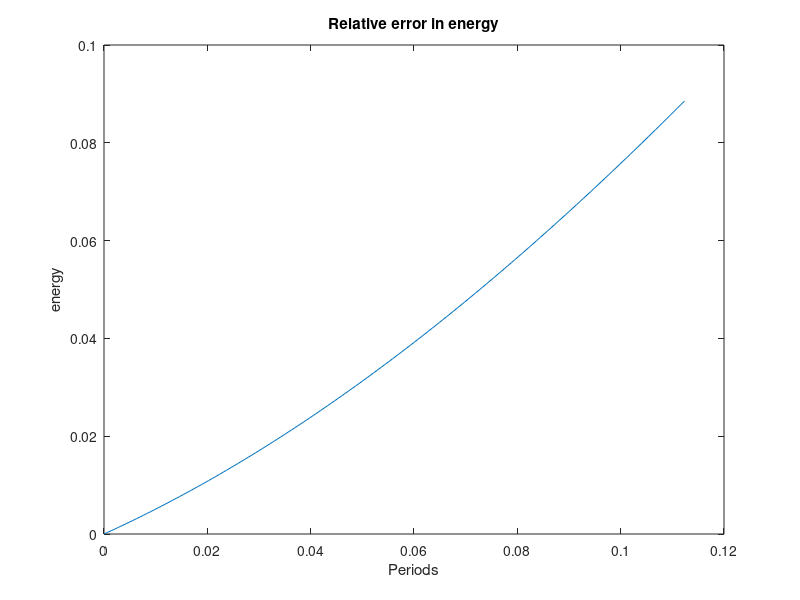

This chart was generated by the following MATLAB code:
clc 
clear all
close all
format long
%% mesh constants
a = 0;
Lx = 1;
Lz = 1;
Nx=4;
Nz=4;
k= Nx*Nz;
k4 = 4*k;
N = 2;
sigma = sqrt( 0.5* ( 8*pi^2 + 0.25* (N+1)^2 + sqrt((8*pi^2 + 0.25* (N+1)^2)^2-16*pi^2*N^2)))
period = 1/sigma;
 %dt= 1/16;
dt = period / (10*Nx^2);
t=0;
tend = period;
theta = 0.5;

steps = tend/dt;

energy= zeros(ceil(steps+1),0);
energy_sim = zeros(ceil(steps+1),0);
%% Random theta
% theta_ = rand(k, 1);
% theta = repmat( theta_, 4);

%% Storage for inital density and density gradient
r_000=zeros(Nz, Nx);

%% Storage for variables 
U= zeros(k4,0);
S = zeros(k4, k4 );
F = zeros(k4, k4 );

uu_initial = zeros(Nz, Nx);
uw_initial = zeros(Nz, Nx);
r_initial = zeros(Nz, Nx);
p_initial = zeros(Nz, Nx);
uu = zeros(Nz, Nx);
uw = zeros(Nz, Nx);
r = zeros(Nz, Nx);
p = zeros(Nz, Nx);
error_uu = zeros(Nz, Nx);
error_uw = zeros(Nz, Nx);
error_r = zeros(Nz, Nx);
error_p = zeros(Nz, Nx);
% mesh information
x_nodes = linspace(a,Lx,Nx+1);
z_nodes = linspace(a,Lz,Nz+1);

dx = x_nodes(2) - x_nodes(1);
dz = z_nodes(2) - z_nodes(1);
dv= dx*dz;

x_centres = a+dx/2 : dx : Lx;
z_centres = a+dz/2 : dz : Lz;

[X,Z] = meshgrid(x_centres, z_centres);



%% Background density 
r_000 = exp(-3.*Z);

% matlab matrix (columns, rows)
%% Exact Solution 
    for i= 1: Nz
        for j = 1:Nx
uu_initial(i,j) = exp(-0.5*(N + 1)*Z(i,j))*(2*pi/(4*pi^2 - sigma^2))*( -2*pi*cos(2*pi*Z(i,j)) - (N-1)*0.5*sin(2*pi*Z(i,j)))*sin(2*pi*X(i,j))*sin(sigma*t+0.1);
uw_initial(i,j) = exp(-0.5*(N + 1)*Z(i,j))*sin(2*pi*Z(i,j))*cos(2*pi*X(i,j))*sin(sigma*t+0.1);
r_initial(i,j) = exp(-0.5*(N + 1)*Z(i,j))*(sigma/(4*pi^2-sigma^2))*((0.5*(N+1)-4*pi^2*N/sigma^2)*sin(2*pi*Z(i,j))-2*pi*cos(2*pi*Z(i,j)))*cos(2*pi*X(i,j))*cos(sigma*t+0.1);
p_initial(i,j) = exp(-0.5*(N + 1)*Z(i,j))*(sigma/(4*pi^2-sigma^2))*(-0.5*(N-1)*sin(2*pi*Z(i,j))-2*pi*cos(2*pi*Z(i,j)))*cos(2*pi*X(i,j))*cos(sigma*t+0.1);

    end
end
    for i= 1: Nz
        for j = 1:Nx
H(i,j) = dv*(0.5./r_000(i,j))*(uu_initial(i,j)^2+uw_initial(i,j)^2) + dv*(0.5./(r_000 (i,j)* N)).*(r_initial(i,j) - p_initial(i,j))^2 + dv*0.5.* p_initial(i,j)^2/r_000(i,j);
    end
end
energy(1,1) = sum(sum(H));
H_0 = energy(1,1);
energy_sim(1,1)= energy(1,1);



%% Initial Condition
% Reshape initial condition into column vector
u_ = reshape(uu_initial', [k, 1]);
w_ = reshape(uw_initial', [k, 1]);
r_ = reshape(r_initial', [k, 1]);
p_ = reshape(p_initial', [k, 1]);
U = vertcat(u_,w_,r_,p_);


%% Make Source matrix
% W source loop
count_source_w = 2*k;
% Density source
for j = k+1:2*k
count_source_w = count_source_w+1;
S(j,count_source_w) = (-2/N);
end
% Pressure source
for j = k+1:2*k
count_source_w = count_source_w+1;
S(j,count_source_w) = (2/N+2);

end

% P source loop
% Vertical velocity source
count_source_p = k;
for j = 3*k+1:4*k
count_source_p = count_source_p +1;
S(j,count_source_p) = (-2);

end

%% Make flux matrix
% Flux for u
count_col=3*k;
count_row=0;
for i = 1:Nz
   for j= 1:Nx
        count_col = count_col+1;
        count_row = count_row+1;
      
           if (i== 1 ) && (   j==1)
           % bottom left
                F(count_row, count_col) = ( (theta))/dx ;
                F(count_row, count_col+1) = (1-theta)/dx ;                
           % bottom right
           elseif (i== 1 ) &&  (j==Nx)
               F(count_row, count_col-1) = (- theta  )/dx ;
               F(count_row, count_col) = ( - (1-theta))/dx ;   
           % bottom row
           elseif  (i== 1 ) && (   j~=1) && (j~=Nx)        
               F(count_row, count_col-1) = (- theta  )/dx ;
               F(count_row, count_col) = (theta - (1-theta))/dx ;
               F(count_row, count_col+1) = (1-theta)/dx ;   
           elseif (i== Nz ) && (j==1)
           % top left
                F(count_row, count_col) = (theta )/dx ;
                F(count_row, count_col+1) = (1-theta)/dx ;   
           % top right
           elseif (i== Nz ) && (j==Nx)
               F(count_row, count_col-1) = (- theta  )/dx ;
               F(count_row, count_col) = ( - (1-theta))/dx ;
              
           % top row
           elseif  (i== Nz ) && (   j~=1) && (j~=Nx)        
               F(count_row, count_col-1) = (- theta  )/dx ;
               F(count_row, count_col) = (theta - (1-theta))/dx ;
               F(count_row, count_col+1) = (1-theta)/dx ;  
             % left wall
           elseif (j== 1 ) && (   i~=1) && (i~=Nz)
                F(count_row, count_col) = (theta )/dx ;
                F(count_row, count_col+1) = (1-theta)/dx ;   
             % right wall
           elseif (j== Nx ) && (   i~=1) && (i~=Nz)
               
               F(count_row, count_col-1) = (- theta  )/dx ;
               F(count_row, count_col) = ( - (1-theta))/dx ;
           else
               F(count_row, count_col-1) = (- theta  )/dx ;
               F(count_row, count_col) = (theta - (1-theta))/dx ;
               F(count_row, count_col+1) = (1-theta)/dx ;   
           
           
       end
   end
end

% Flux for w
count_col=3*k;
count_row=k;
for i = 1:Nz
   for j= 1:Nx
        count_col = count_col+1;
        count_row = count_row+1;
      
           if (i== 1 ) && (   j==1)
           % bottom left
                F(count_row, count_col) = (theta )/dz ;
                F(count_row, count_col+Nx) = (1-theta)/dz ;                
           % bottom right
           elseif (i== 1 ) &&  (j==Nx)
                F(count_row, count_col) = ( - (1-theta))/dz ;
                F(count_row, count_col+Nx) = (1-theta)/dz ;  
           % bottom row
           elseif  (i== 1 ) && (   j~=1) && (j~=Nx)        
                F(count_row, count_col) = (theta )/dz ;
                F(count_row, count_col+Nx) = (1-theta)/dz ;   
           elseif (i== Nz ) && (j==1)
           % top left
               F(count_row, count_col-Nx) = (- theta  )/dz ;
               F(count_row, count_col) =((1-theta) +theta - (1-theta))/dz ;
           % top right
           elseif (i== Nz ) && (j==Nx)
               F(count_row, count_col-Nx) = (- theta  )/dz ;
               F(count_row, count_col) = ( - (1-theta))/dz ;
              
           % top row
           elseif  (i== Nz ) && (   j~=1) && (j~=Nx)        
               F(count_row, count_col-Nx) = (- theta  )/dz ;
               F(count_row, count_col) = ( - (1-theta))/dz ;
               
                            % left wall
           elseif (j== 1 ) && (   i~=1) && (i~=Nz)
               F(count_row, count_col-Nx) = (- theta  )/dz ;
               F(count_row, count_col) = (theta - (1-theta))/dz ;
               F(count_row, count_col+Nx) = (1-theta)/dz ;     
             % right wall
           elseif (j== Nx ) && (   i~=1) && (i~=Nz)
               F(count_row, count_col-Nx) = (- theta  )/dz ;
               F(count_row, count_col) = (theta - (1-theta))/dz ;
               F(count_row, count_col+Nx) = (1-theta)/dz ;  
           else
               F(count_row, count_col-Nx) = (- theta  )/dz ;
               F(count_row, count_col) = (2*theta-1)/dz ;
               F(count_row, count_col+Nx) = (1-theta)/dz ;   
           
           
       end
   end
end

% Flux for r
count_col_u=0;
count_col_w=k;
count_row=2*k;
for i = 1:Nz
   for j= 1:Nx
        count_col_u = count_col_u+1;
        count_col_w = count_col_w+1;
        count_row = count_row+1;
      
           if (i== 1 ) && (   j==1)
           % bottom left
                F(count_row, count_col_u) = (1-theta)/dx ;
                F(count_row, count_col_u+1) = (theta)/dx ;  
                
                F(count_row, count_col_w) = (1-theta)/dz ;
                F(count_row, count_col_w+Nx) = (theta)/dz ;  
           % bottom right
           elseif (i== 1 ) &&  (j==Nx)
               F(count_row, count_col_u-1) = (- (1-theta) )/dx ;
               F(count_row, count_col_u) = (-theta)/dx ;     
               
                F(count_row, count_col_w) = (1- theta  )/dz ;
                F(count_row, count_col_w+Nx) = (theta)/dz ; 
           % bottom row
           elseif  (i== 1 ) && (   j~=1) && (j~=Nx)        
               F(count_row, count_col_u-1) = (- (1-theta)  )/dx ;
               F(count_row, count_col_u) = ((1-theta) - theta )/dx ;
               F(count_row, count_col_u+1) = (theta)/dx ;  
               
                F(count_row, count_col_w) = (1-theta  )/dz ;
                F(count_row, count_col_w+Nx) = (theta)/dz ;  
           elseif (i== Nz ) && (j==1)
           % top left
                F(count_row, count_col_u) = (1-theta  )/dx ;
                F(count_row, count_col_u+1) = (theta)/dx ; 
                
               F(count_row, count_col_w-Nx) = -(1- theta  )/dz ;
               F(count_row, count_col_w) = -(theta)/dz ;
           % top right
           elseif (i== Nz ) && (j==Nx)
               F(count_row, count_col_u-1) = -(1- theta  )/dx ;
               F(count_row, count_col_u) = (-theta)/dx ; 
               
               F(count_row, count_col_w-Nx) = -(1- theta  )/dz ;
               F(count_row, count_col_w) = (-theta)/dz ;
           % top row
           elseif  (i== Nz ) && (   j~=1) && (j~=Nx)        
               F(count_row, count_col_u-1) = -(1 - theta  )/dx ;
               F(count_row, count_col_u) = ((1-theta) - theta )/dx ;
               F(count_row, count_col_u+1) = (theta)/dx ;  
               
               F(count_row, count_col_w-Nx) = -(1- theta  )/dz ;
               F(count_row, count_col_w) = (-theta)/dz ;
            % left wall
           elseif (j== 1 ) && (   i~=1) && (i~=Nz)
                F(count_row, count_col_u) = (1-theta  )/dx ;
                F(count_row, count_col_u+1) = (theta)/dx ;
                
                F(count_row, count_col_w-Nx) = -(1- theta  )/dz ;
               F(count_row, count_col_w) = ((1-theta) - theta )/dz ;
               F(count_row, count_col_w+Nx) = (theta)/dz ;   
             % right wall
           elseif (j== Nx ) && (   i~=1) && (i~=Nz)
               F(count_row, count_col_u-1) = -(1- theta  )/dx ;
               F(count_row, count_col_u) = -(theta)/dx ;  
               
               F(count_row, count_col_w-Nx) = -(1 - theta  )/dz ;
               F(count_row, count_col_w) = ((1-theta) - theta )/dz ;
               F(count_row, count_col_w+Nx) = (theta)/dz ;   
           else
               F(count_row, count_col_u-1) = -(1- theta  )/dx ;
               F(count_row, count_col_u) = ((1-theta) - theta )/dx ;
               F(count_row, count_col_u+1) = (theta)/dx ;   
           
               F(count_row, count_col_w-Nx) = -(1- theta  )/dz ;
               F(count_row, count_col_w) = ((1-theta) - theta )/dz ;
               F(count_row, count_col_w+Nx) = (theta)/dz ;   
           
           
       end
   end
end

% Flux for p
count_col_u=0;
count_col_w=k;
count_row=3*k;
for i = 1:Nz
   for j= 1:Nx
        count_col_u = count_col_u+1;
        count_col_w = count_col_w+1;
        count_row = count_row+1;
      
            if (i== 1 ) && (   j==1)
           % bottom left
                F(count_row, count_col_u) = (1-theta)/dx ;
                F(count_row, count_col_u+1) = (theta)/dx ;  
                
                F(count_row, count_col_w) = (1-theta)/dz ;
                F(count_row, count_col_w+Nx) = (theta)/dz ;  
           % bottom right
           elseif (i== 1 ) &&  (j==Nx)
               F(count_row, count_col_u-1) = (- (1-theta) )/dx ;
               F(count_row, count_col_u) = (-theta)/dx ;     
               
                F(count_row, count_col_w) = (1- theta  )/dz ;
                F(count_row, count_col_w+Nx) = (theta)/dz ; 
           % bottom row
           elseif  (i== 1 ) && (   j~=1) && (j~=Nx)        
               F(count_row, count_col_u-1) = (- (1-theta)  )/dx ;
               F(count_row, count_col_u) = ((1-theta) - theta )/dx ;
               F(count_row, count_col_u+1) = (theta)/dx ;  
               
                F(count_row, count_col_w) = (1-theta  )/dz ;
                F(count_row, count_col_w+Nx) = (theta)/dz ;  
           elseif (i== Nz ) && (j==1)
           % top left
                F(count_row, count_col_u) = (1-theta  )/dx ;
                F(count_row, count_col_u+1) = (theta)/dx ; 
                
               F(count_row, count_col_w-Nx) = -(1- theta  )/dz ;
               F(count_row, count_col_w) = -(theta)/dz ;
           % top right
           elseif (i== Nz ) && (j==Nx)
               F(count_row, count_col_u-1) = -(1- theta  )/dx ;
               F(count_row, count_col_u) = (-theta)/dx ; 
               
               F(count_row, count_col_w-Nx) = -(1- theta  )/dz ;
               F(count_row, count_col_w) = (-theta)/dz ;
           % top row
           elseif  (i== Nz ) && (   j~=1) && (j~=Nx)        
               F(count_row, count_col_u-1) = -(1 - theta  )/dx ;
               F(count_row, count_col_u) = ((1-theta) - theta )/dx ;
               F(count_row, count_col_u+1) = (theta)/dx ;  
               
               F(count_row, count_col_w-Nx) = -(1- theta  )/dz ;
               F(count_row, count_col_w) = (-theta)/dz ;
            % left wall
           elseif (j== 1 ) && (   i~=1) && (i~=Nz)
                F(count_row, count_col_u) = (1-theta  )/dx ;
                F(count_row, count_col_u+1) = (theta)/dx ;
                
                F(count_row, count_col_w-Nx) = -(1- theta  )/dz ;
               F(count_row, count_col_w) = ((1-theta) - theta )/dz ;
               F(count_row, count_col_w+Nx) = (theta)/dz ;   
             % right wall
           elseif (j== Nx ) && (   i~=1) && (i~=Nz)
               F(count_row, count_col_u-1) = -(1- theta  )/dx ;
               F(count_row, count_col_u) = -(theta)/dx ;  
               
               F(count_row, count_col_w-Nx) = -(1 - theta  )/dz ;
               F(count_row, count_col_w) = ((1-theta) - theta )/dz ;
               F(count_row, count_col_w+Nx) = (theta)/dz ;   
           else
               F(count_row, count_col_u-1) = -(1- theta  )/dx ;
               F(count_row, count_col_u) = ((1-theta) - theta )/dx ;
               F(count_row, count_col_u+1) = (theta)/dx ;   
           
               F(count_row, count_col_w-Nx) = -(1- theta  )/dz ;
               F(count_row, count_col_w) = ((1-theta) - theta )/dz ;
               F(count_row, count_col_w+Nx) = (theta)/dz ;   
           
           
       end
   end
end

% reminder : i -> +,- 1
% j -> +,- Nx


%% Make DIV Matrix


DIV = S + F;

%% Make P, Q matrix
% System to solve is P U^n+1 = Q U^n

P = eye(k4) - dt*0.5*DIV;
Q = eye(k4) + dt*0.5*DIV;

Inverse = (P\Q);
%% Solve loop
count_energy=1;
while t < tend
 count_energy = count_energy+1;

U = Inverse*U;
t = t +dt;
%% Exact Solution for timestep
    for i= 1: Nz
        for j = 1:Nx
uu_initial(i,j) = exp(-0.5*(N + 1)*Z(i,j))*(2*pi/(4*pi^2 - sigma^2))*( -2*pi*cos(2*pi*Z(i,j)) - (N-1)*0.5*sin(2*pi*Z(i,j)))*sin(2*pi*X(i,j))*sin(sigma*t+0.1);
uw_initial(i,j) = exp(-0.5*(N + 1)*Z(i,j))*sin(2*pi*Z(i,j))*cos(2*pi*X(i,j))*sin(sigma*t+0.1);
r_initial(i,j) = exp(-0.5*(N + 1)*Z(i,j))*(sigma/(4*pi^2-sigma^2))*((0.5*(N+1)-4*pi^2*N/sigma^2)*sin(2*pi*Z(i,j))-2*pi*cos(2*pi*Z(i,j)))*cos(2*pi*X(i,j))*cos(sigma*t+0.1);
p_initial(i,j) = exp(-0.5*(N + 1)*Z(i,j))*(sigma/(4*pi^2-sigma^2))*(-0.5*(N-1)*sin(2*pi*Z(i,j))-2*pi*cos(2*pi*Z(i,j)))*cos(2*pi*X(i,j))*cos(sigma*t+0.1);

    end
end
for j = 1:Nx
    for i= 1: Nz
H(i,j) = dv*(0.5./r_000(i,j))*(uu_initial(i,j)^2+uw_initial(i,j)^2) + dv*(0.5./(r_000 (i,j)* N)).*(r_initial(i,j) - p_initial(i,j))^2 + dv*0.5.* p_initial(i,j)^2/r_000(i,j);
    end
end
energy(count_energy,1) = sum(sum(H));


%% Decompose numerical solution for energy and error analysis
count_col =0;

    for i= 1: Nz
        for j = 1:Nx
        count_col=count_col+1;
uu(i,j) = U(count_col); 
    end
end
    for i= 1: Nz
        for j = 1:Nx
        count_col=count_col+1;
uw(i,j) = U(count_col); 
    end
end
    for i= 1: Nz
        for j = 1:Nx
        count_col=count_col+1;
r(i,j) = U(count_col); 
    end
end
    for i= 1: Nz
        for j = 1:Nx
        count_col=count_col+1;
p(i,j) = U(count_col); 
    end
    end
% Energy Evaluation
for j = 1:Nx
    for i= 1: Nz
H(i,j) = dv*(0.5/r_000(i,j))*(uu(i,j)^2+uw(i,j)^2) + dv*(0.5/(r_000 (i,j)* N)).*(r(i,j) - p(i,j))^2 + dv*0.5* p(i,j)^2/r_000(i,j);
    end

end
energy_sim(count_energy,1) = sum(sum(H));

end

% % Plot exact solution
% figure
% contourf(X,Z,p_initial)
% title([' Exact Soln of pressure at t = ', num2str(t)])
% xlabel(' x ')
% ylabel( ' z ')
% colorbar
% 
% 
%  figure
% contourf(X,Z,p)
% pause(0.1)
% title([' Numerical Soln of pressure at t = ', num2str(t)])
% colorbar
% xlabel(' x ')
% ylabel( ' z ')


 error_uu= uu - uu_initial;
 error_uw= uw - uw_initial;
 error_r= r - r_initial;
 error_p= p - p_initial;
 
 % L_infty error
 uu_infty = max(abs(error_uu(:)));
 uw_infty = max(abs(error_uw(:)));
 r_infty = max(abs(error_r(:)));
 p_infty = max(abs(error_p(:)));
 
  % L_2error
 uu_2 = sqrt (sum(sum (error_uu.*error_uu)));
 uw_2 = sqrt (sum(sum (error_uw.*error_uw)));
 r_2 = sqrt (sum (sum(error_r.*error_r)));
 p_2 = sqrt (sum( sum(error_p.*error_p)));

 
 figure 
plot(linspace(0,tend, count_energy),(energy_sim-H_0)/H_0)
title('Relative error in energy')
xlabel('Periods')
ylabel('energy')
